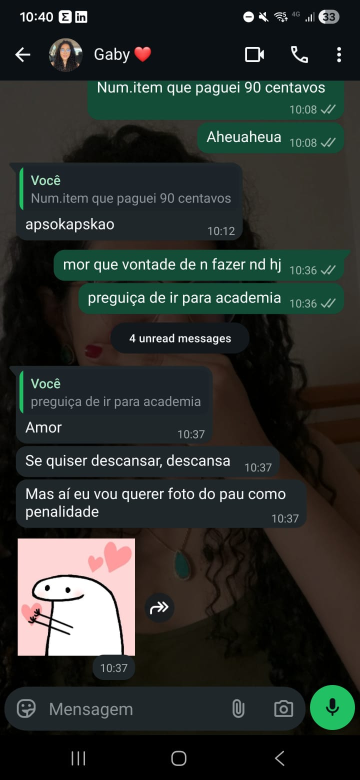
#> input picture WhatsApp Image 2026-06-10 at 10.41.07.jpeg, 720 x 1560 px (shown at 1/2 size)
$ python -i bubble_detector.py   (imports and definitions only)
#> lines starting #> are read from the running program, lines starting #| are printed output that depends on the picture; after the words box and inside, x2 and y2 are one past the last pixel; in counts of white or black regions, pixels touching at a corner belong together
#> further down, picture is the input picture: shape (1560, 720, 3); mean B, G, R 44.6, 48.4, 42.7
import cv2
import numpy as np
from typing import List, Dict, Any


class BubbleDetector:
    """
    Detecta os balões de mensagem pela COR (não por bordas).

    - Balão enviado: esverdeado  -> USER_2
    - Balão recebido: claro/branco (tema claro) -> USER_1

    Retorna as caixas (bounding boxes) de cada balão. O pipeline usa essas
    caixas para saber a quais balões cada linha de texto pertence.
    """

    def __init__(
        self,
        green_lo=(35, 25, 60),
        green_hi=(95, 255, 255),
        recv_v_min: int = 238,
        recv_s_max: int = 30,
    ):
        self.green_lo = np.array(green_lo, dtype=np.uint8)
        self.green_hi = np.array(green_hi, dtype=np.uint8)
        self.recv_v_min = recv_v_min
        self.recv_s_max = recv_s_max

    def detect_bubbles(self, frame: np.ndarray) -> List[Dict[str, Any]]:
        h, w = frame.shape[:2]
#> h = 1560; w = 720
        hsv = cv2.cvtColor(frame, cv2.COLOR_BGR2HSV)
#> hsv: shape (1560, 720, 3); mean H, S, V 56.2, 97.7, 53.4

        green_mask = cv2.inRange(hsv, self.green_lo, self.green_hi)
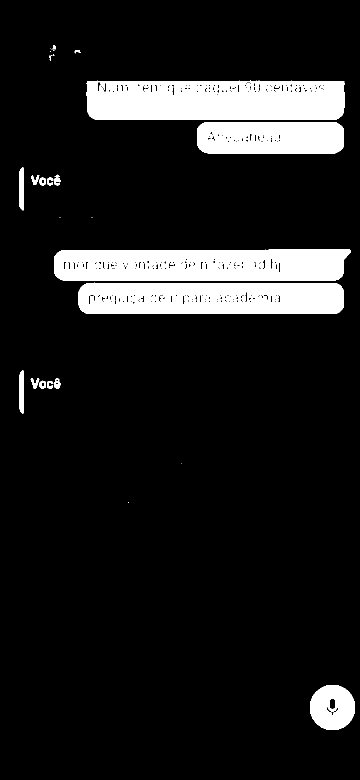
#> green_mask: shape (1560, 720) (shown at 1/2 size); 11.5% white; 32 white regions (11 under 20 px), largest, box (x1, y1, x2, y2) and area: (173, 161, 689, 240) 38055, (108, 498, 701, 562) 33847, (157, 565, 688, 628) 30811

        recv_mask = cv2.inRange(
            hsv,
            np.array((0, 0, self.recv_v_min), dtype=np.uint8),
            np.array((180, self.recv_s_max, 255), dtype=np.uint8),
        )
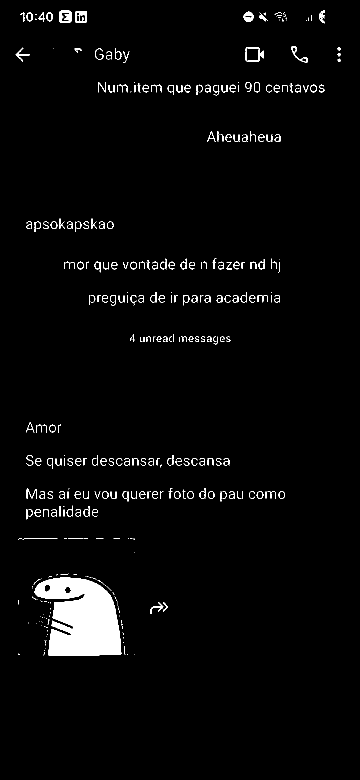
#> recv_mask: shape (1560, 720) (shown at 1/2 size); 2.9% white; 380 white regions (150 under 20 px), largest, box (x1, y1, x2, y2) and area: (69, 1154, 243, 1311) 19121, (118, 21, 143, 46) 441, (491, 94, 527, 124) 358
        # Garante que o branco não invada onde já é verde
        recv_mask = cv2.bitwise_and(recv_mask, cv2.bitwise_not(green_mask))
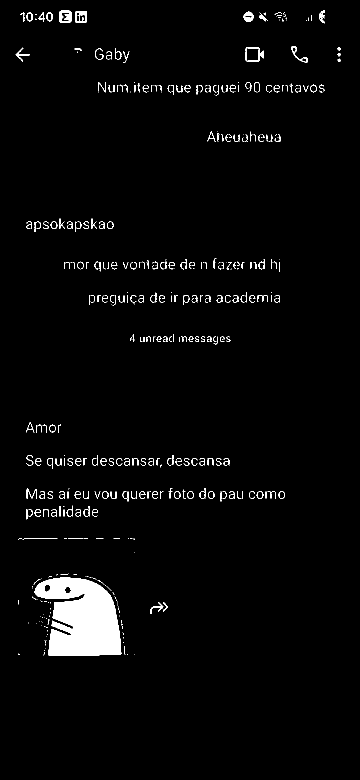
#> recv_mask: shape (1560, 720) (shown at 1/2 size); 2.9% white; 456 white regions (211 under 20 px), largest, box (x1, y1, x2, y2) and area: (69, 1154, 243, 1311) 19121, (118, 21, 143, 46) 441, (491, 94, 527, 124) 358

        bubbles: List[Dict[str, Any]] = []
        bubbles += self._boxes_from_mask(green_mask, "USER_2", w, h)
        bubbles += self._boxes_from_mask(recv_mask, "USER_1", w, h)
        return bubbles

    def _boxes_from_mask(self, mask: np.ndarray, author: str, w: int, h: int) -> List[Dict[str, Any]]:
        # Fecha buracos do texto dentro do balão para virar um bloco sólido
#> called with author = 'USER_2', w = 720, h = 1560
        kernel = cv2.getStructuringElement(cv2.MORPH_RECT, (25, 9))
        closed = cv2.morphologyEx(mask, cv2.MORPH_CLOSE, kernel, iterations=2)
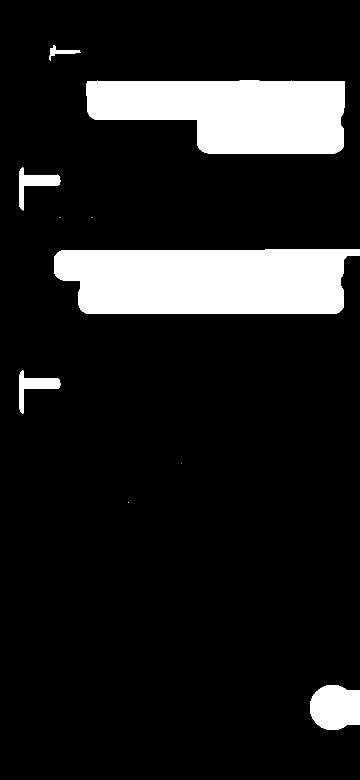
#> closed: shape (1560, 720) (shown at 1/2 size); 12.7% white; 10 white regions (4 under 20 px)

        contours, _ = cv2.findContours(closed, cv2.RETR_EXTERNAL, cv2.CHAIN_APPROX_SIMPLE)
#> contours = 10 contours, 4 with area under 20; largest, box (x1, y1, x2, y2) and area: (108, 498, 720, 628) 70296, (173, 161, 689, 307) 58760, (620, 1370, 720, 1460) 7283, (38, 741, 121, 827) 2014, (38, 335, 121, 421) 2004, (98, 90, 161, 122) 472

        boxes = []
        frame_area = w * h
#> frame_area = 1123200
        for c in contours:
            x, y, bw, bh = cv2.boundingRect(c)
            area = bw * bh

            # Filtros para ignorar ruído e regiões que ocupam a tela toda
            if bw < w * 0.06 or bw > w * 0.93:
                continue
            if bh < 14:
                continue
            if area < frame_area * 0.0012:
                continue

            boxes.append({
                "x1": x,
                "y1": y,
                "x2": x + bw,
                "y2": y + bh,
                "author": author,
            })
#> this loop made 10 passes
#> (x, y, bw, bh, area) on passes 1, 4, 5, 8, 9, 10: (620, 1370, 100, 90, 9000), (38, 741, 83, 86, 7138), (108, 498, 612, 130, 79560), (38, 335, 83, 86, 7138), (173, 161, 516, 146, 75336), (98, 90, 63, 32, 2016)
#> after the loop, boxes = 6 items
        return boxes

>>> import cv2
>>> picture = cv2.imread('../../../WhatsApp Image 2026-06-10 at 10.41.07.jpeg')
>>> result = BubbleDetector().detect_bubbles(picture)
#> call 2 of _boxes_from_mask, with author = 'USER_1', w = 720, h = 1560
#> in _boxes_from_mask (call 2), `closed = cv2.morphologyEx(mask, cv2.MORPH_CLOSE, kernel, iterations=2)`:
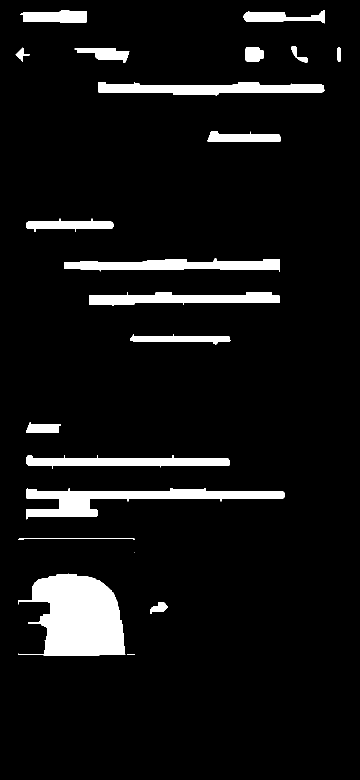
#> closed: shape (1560, 720) (shown at 1/2 size); 7.2% white; 21 white regions (2 under 20 px)
#> in _boxes_from_mask (call 2), `contours, _ = cv2.findContours(closed, cv2.RETR_EXTERNAL, cv2.CHAIN_AP..`: contours = 21 contours, 3 with area under 20; largest, box (x1, y1, x2, y2) and area: (36, 1147, 251, 1311) 23692, (53, 976, 570, 1039) 11223, (196, 164, 649, 191) 7258, (128, 517, 560, 544) 6680, (178, 584, 560, 611) 6172
#> the loop in _boxes_from_mask (call 2), `for c in contours:` made 21 passes
#> (x, y, bw, bh, area) on passes 2, 3, 5, 6, 7, 8, 9, 10, 11, 12, 13, 14: (301, 1204, 35, 24, 840), (36, 1147, 215, 164, 35260), (36, 1077, 233, 3, 699), (53, 976, 517, 63, 32571), (52, 910, 407, 27, 10989), (52, 844, 70, 21, 1470), (260, 669, 201, 20, 4020), (178, 584, 382, 27, 10314), (128, 517, 432, 27, 11664), (53, 437, 174, 27, 4698), (415, 263, 146, 21, 3066), (196, 164, 453, 27, 12231)
#> after the loop in _boxes_from_mask (call 2), `for c in contours:`: boxes = 13 items
#> in detect_bubbles, `bubbles += self._boxes_from_mask(recv_mask, "USER_1", w, h)`: bubbles = 19 items
#> result = 19 items
